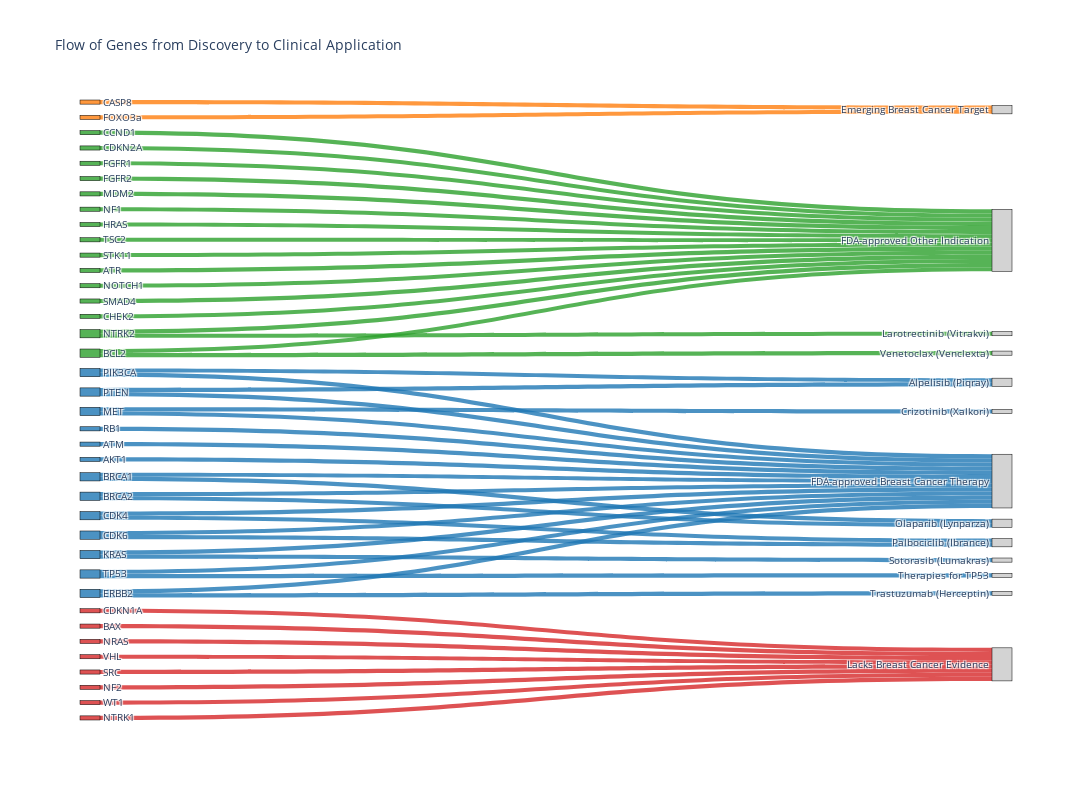

Notebook code for this chart:
### Code cell
import plotly.graph_objects as go

# Define the data for the Sankey diagram.
# We will use the same data to build the nodes and links.

# First layer: Genes to Categories
gene_to_category = {
    'CDK4': 'FDA-approved Breast Cancer Therapy',
    'ERBB2': 'FDA-approved Breast Cancer Therapy',
    'PIK3CA': 'FDA-approved Breast Cancer Therapy',
    'MET': 'FDA-approved Breast Cancer Therapy',
    'BRCA1': 'FDA-approved Breast Cancer Therapy',
    'BRCA2': 'FDA-approved Breast Cancer Therapy',
    'PTEN': 'FDA-approved Breast Cancer Therapy',
    'RB1': 'FDA-approved Breast Cancer Therapy',
    'TP53': 'FDA-approved Breast Cancer Therapy',
    'ATM': 'FDA-approved Breast Cancer Therapy',
    'AKT1': 'FDA-approved Breast Cancer Therapy',
    'KRAS': 'FDA-approved Breast Cancer Therapy',
    'CDK6': 'FDA-approved Breast Cancer Therapy',
    'CCND1': 'FDA-approved Other Indication',
    'CDKN2A': 'FDA-approved Other Indication',
    'BCL2': 'FDA-approved Other Indication',
    'FGFR1': 'FDA-approved Other Indication',
    'FGFR2': 'FDA-approved Other Indication',
    'MDM2': 'FDA-approved Other Indication',
    'NF1': 'FDA-approved Other Indication',
    'HRAS': 'FDA-approved Other Indication',
    'NTRK2': 'FDA-approved Other Indication',
    'TSC2': 'FDA-approved Other Indication',
    'STK11': 'FDA-approved Other Indication',
    'ATR': 'FDA-approved Other Indication',
    'NOTCH1': 'FDA-approved Other Indication',
    'SMAD4': 'FDA-approved Other Indication',
    'CHEK2': 'FDA-approved Other Indication',
    'CASP8': 'Emerging Breast Cancer Target',
    'FOXO3a': 'Emerging Breast Cancer Target',
    'CDKN1A': 'Lacks Breast Cancer Evidence',
    'BAX': 'Lacks Breast Cancer Evidence',
    'NRAS': 'Lacks Breast Cancer Evidence',
    'VHL': 'Lacks Breast Cancer Evidence',
    'SRC': 'Lacks Breast Cancer Evidence',
    'NF2': 'Lacks Breast Cancer Evidence',
    'WT1': 'Lacks Breast Cancer Evidence',
    'NTRK1': 'Lacks Breast Cancer Evidence'
}

# Second layer: Drugs associated with genes in the FDA-approved categories
gene_to_drug = {
    'CDK4': 'Palbociclib (Ibrance)',
    'CDK6': 'Palbociclib (Ibrance)',
    'ERBB2': 'Trastuzumab (Herceptin)',
    'PIK3CA': 'Alpelisib (Piqray)',
    'BRCA1': 'Olaparib (Lynparza)',
    'BRCA2': 'Olaparib (Lynparza)',
    'MET': 'Crizotinib (Xalkori)',
    'PTEN': 'Alpelisib (Piqray)',  # Drug for PIK3CA pathway
    'KRAS': 'Sotorasib (Lumakras)',
    'BCL2': 'Venetoclax (Venclexta)',
    'NTRK2': 'Larotrectinib (Vitrakvi)',
    'EGFR': 'Gefitinib (Iressa)',
    'TP53': 'Therapies for TP53' # As there is no single FDA-approved drug
}

# Combine all unique genes, categories, and drugs into a single list of labels
all_labels = list(gene_to_category.keys()) + sorted(list(set(gene_to_category.values()))) + sorted(list(set(gene_to_drug.values())))
label_to_index = {label: i for i, label in enumerate(all_labels)}

# Build source, target, and value lists for the links
source = []
target = []
value = []
link_color = []

# Define colors for the links based on the categories
category_colors = {
    'FDA-approved Breast Cancer Therapy': 'rgba(31, 119, 180, 0.8)',  # Blue
    'FDA-approved Other Indication': 'rgba(44, 160, 44, 0.8)',      # Green
    'Emerging Breast Cancer Target': 'rgba(255, 127, 14, 0.8)',      # Orange
    'Lacks Breast Cancer Evidence': 'rgba(214, 39, 40, 0.8)'        # Red
}

# --- First layer of links: Genes to Categories ---
for gene, category in gene_to_category.items():
    source.append(label_to_index[gene])
    target.append(label_to_index[category])
    value.append(1)
    link_color.append(category_colors[category])

# --- Second layer of links: Genes to Drugs (for approved categories) ---
for gene, drug in gene_to_drug.items():
    # Only link genes from the FDA-approved categories to drugs
    if gene_to_category.get(gene) in ['FDA-approved Breast Cancer Therapy', 'FDA-approved Other Indication']:
        source.append(label_to_index[gene])
        target.append(label_to_index[drug])
        value.append(1)
        link_color.append(category_colors[gene_to_category[gene]])


# Create the Sankey diagram figure
fig = go.Figure(data=[go.Sankey(
    node=dict(
        pad=15,
        thickness=20,
        line=dict(color="black", width=0.5),
        label=all_labels,
        # Set node colors based on category
        color=[
            category_colors.get(gene_to_category.get(label), 'lightgray')
            for label in all_labels
        ],
    ),
    link=dict(
        source=source,
        target=target,
        value=value,
        color=link_color
    )
)])

fig.update_layout(
    title_text="Flow of Genes from Discovery to Clinical Application",
    font_size=10,
    height=800,
    width=1200
)

fig.show()

### Figure 1 — Plotly figure (JSON) as saved in the notebook; plotly's stock layout.template omitted (floating-point values rounded to 4 significant figures)
{"data": [{"link": {"color": ["rgba(31, 119, 180, 0.8)", "rgba(31, 119, 180, 0.8)", "rgba(31, 119, 180, 0.8)", "rgba(31, 119, 180, 0.8)", "rgba(31, 119, 180, 0.8)", "rgba(31, 119, 180, 0.8)", "rgba(31, 119, 180, 0.8)", "rgba(31, 119, 180, 0.8)", "rgba(31, 119, 180, 0.8)", "rgba(31, 119, 180, 0.8)", "rgba(31, 119, 180, 0.8)", "rgba(31, 119, 180, 0.8)", "rgba(31, 119, 180, 0.8)", "rgba(44, 160, 44, 0.8)", "rgba(44, 160, 44, 0.8)", "rgba(44, 160, 44, 0.8)", "rgba(44, 160, 44, 0.8)", "rgba(44, 160, 44, 0.8)", "rgba(44, 160, 44, 0.8)", "rgba(44, 160, 44, 0.8)", "rgba(44, 160, 44, 0.8)", "rgba(44, 160, 44, 0.8)", "rgba(44, 160, 44, 0.8)", "rgba(44, 160, 44, 0.8)", "rgba(44, 160, 44, 0.8)", "rgba(44, 160, 44, 0.8)", "rgba(44, 160, 44, 0.8)", "rgba(44, 160, 44, 0.8)", "rgba(255, 127, 14, 0.8)", "rgba(255, 127, 14, 0.8)", "rgba(214, 39, 40, 0.8)", "rgba(214, 39, 40, 0.8)", "rgba(214, 39, 40, 0.8)", "rgba(214, 39, 40, 0.8)", "rgba(214, 39, 40, 0.8)", "rgba(214, 39, 40, 0.8)", "rgba(214, 39, 40, 0.8)", "rgba(214, 39, 40, 0.8)", "rgba(31, 119, 180, 0.8)", "rgba(31, 119, 180, 0.8)", "rgba(31, 119, 180, 0.8)", "rgba(31, 119, 180, 0.8)", "rgba(31, 119, 180, 0.8)", "rgba(31, 119, 180, 0.8)", "rgba(31, 119, 180, 0.8)", "rgba(31, 119, 180, 0.8)", "rgba(31, 119, 180, 0.8)", "rgba(44, 160, 44, 0.8)", "rgba(44, 160, 44, 0.8)", "rgba(31, 119, 180, 0.8)"], "source": [0, 1, 2, 3, 4, 5, 6, 7, 8, 9, 10, 11, 12, 13, 14, 15, 16, 17, 18, 19, 20, 21, 22, 23, 24, 25, 26, 27, 28, 29, 30, 31, 32, 33, 34, 35, 36, 37, 0, 12, 1, 2, 4, 5, 3, 6, 11, 15, 21, 8], "target": [39, 39, 39, 39, 39, 39, 39, 39, 39, 39, 39, 39, 39, 40, 40, 40, 40, 40, 40, 40, 40, 40, 40, 40, 40, 40, 40, 40, 38, 38, 41, 41, 41, 41, 41, 41, 41, 41, 47, 47, 50, 42, 46, 46, 43, 42, 48, 51, 45, 49], "value": [1, 1, 1, 1, 1, 1, 1, 1, 1, 1, 1, 1, 1, 1, 1, 1, 1, 1, 1, 1, 1, 1, 1, 1, 1, 1, 1, 1, 1, 1, 1, 1, 1, 1, 1, 1, 1, 1, 1, 1, 1, 1, 1, 1, 1, 1, 1, 1, 1, 1]}, "node": {"color": ["rgba(31, 119, 180, 0.8)", "rgba(31, 119, 180, 0.8)", "rgba(31, 119, 180, 0.8)", "rgba(31, 119, 180, 0.8)", "rgba(31, 119, 180, 0.8)", "rgba(31, 119, 180, 0.8)", "rgba(31, 119, 180, 0.8)", "rgba(31, 119, 180, 0.8)", "rgba(31, 119, 180, 0.8)", "rgba(31, 119, 180, 0.8)", "rgba(31, 119, 180, 0.8)", "rgba(31, 119, 180, 0.8)", "rgba(31, 119, 180, 0.8)", "rgba(44, 160, 44, 0.8)", "rgba(44, 160, 44, 0.8)", "rgba(44, 160, 44, 0.8)", "rgba(44, 160, 44, 0.8)", "rgba(44, 160, 44, 0.8)", "rgba(44, 160, 44, 0.8)", "rgba(44, 160, 44, 0.8)", "rgba(44, 160, 44, 0.8)", "rgba(44, 160, 44, 0.8)", "rgba(44, 160, 44, 0.8)", "rgba(44, 160, 44, 0.8)", "rgba(44, 160, 44, 0.8)", "rgba(44, 160, 44, 0.8)", "rgba(44, 160, 44, 0.8)", "rgba(44, 160, 44, 0.8)", "rgba(255, 127, 14, 0.8)", "rgba(255, 127, 14, 0.8)", "rgba(214, 39, 40, 0.8)", "rgba(214, 39, 40, 0.8)", "rgba(214, 39, 40, 0.8)", "rgba(214, 39, 40, 0.8)", "rgba(214, 39, 40, 0.8)", "rgba(214, 39, 40, 0.8)", "rgba(214, 39, 40, 0.8)", "rgba(214, 39, 40, 0.8)", "lightgray", "lightgray", "lightgray", "lightgray", "lightgray", "lightgray", "lightgray", "lightgray", "lightgray", "lightgray", "lightgray", "lightgray", "lightgray", "lightgray"], "label": ["CDK4", "ERBB2", "PIK3CA", "MET", "BRCA1", "BRCA2", "PTEN", "RB1", "TP53", "ATM", "AKT1", "KRAS", "CDK6", "CCND1", "CDKN2A", "BCL2", "FGFR1", "FGFR2", "MDM2", "NF1", "HRAS", "NTRK2", "TSC2", "STK11", "ATR", "NOTCH1", "SMAD4", "CHEK2", "CASP8", "FOXO3a", "CDKN1A", "BAX", "NRAS", "VHL", "SRC", "NF2", "WT1", "NTRK1", "Emerging Breast Cancer Target", "FDA-approved Breast Cancer Therapy", "FDA-approved Other Indication", "Lacks Breast Cancer Evidence", "Alpelisib (Piqray)", "Crizotinib (Xalkori)", "Gefitinib (Iressa)", "Larotrectinib (Vitrakvi)", "Olaparib (Lynparza)", "Palbociclib (Ibrance)", "Sotorasib (Lumakras)", "Therapies for TP53", "Trastuzumab (Herceptin)", "Venetoclax (Venclexta)"], "line": {"color": "black", "width": 0.5}, "pad": 15, "thickness": 20}, "type": "sankey"}], "layout": {"font": {"size": 10}, "height": 800, "title": {"text": "Flow of Genes from Discovery to Clinical Application"}, "width": 1200}}
